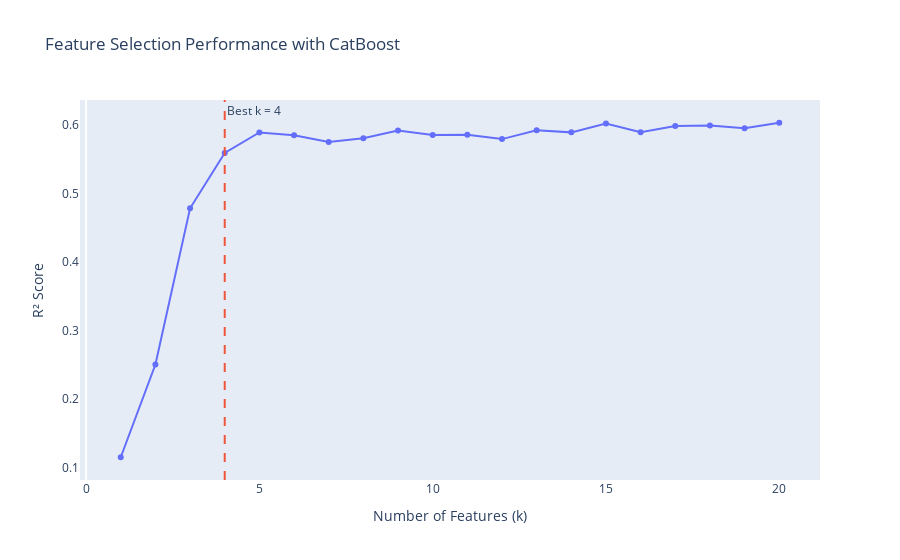

The notebook cell saved with this chart:
### Code cell
fig = px.line(
    feature_selection_df, x='k', y='cv_score', markers=True,
    title='Feature Selection Performance with CatBoost', 
    labels={
        'k': 'Number of Features (k)',
        'cv_score': 'R² Score'
    }
)

fig.update_layout(xaxis=dict(showgrid=False), 
                  yaxis=dict(showgrid=False))
fig.add_vline(
    x=4,
    line_dash="dash",
    line_color="#EF553B",
    annotation_text="Best k = 4",
    annotation_position="top right"
)
fig.show()

### Figure 1 — Plotly figure (JSON) as saved in the notebook; plotly's stock layout.template omitted (floating-point values rounded to 4 significant figures)
{"data": [{"hovertemplate": "Number of Features (k)=%{x}<br>R² Score=%{y}<extra></extra>", "legendgroup": "", "line": {"color": "#636efa", "dash": "solid"}, "marker": {"symbol": "circle"}, "mode": "lines+markers", "name": "", "orientation": "v", "showlegend": false, "type": "scatter", "x": [1, 2, 3, 4, 5, 6, 7, 8, 9, 10, 11, 12, 13, 14, 15, 16, 17, 18, 19, 20], "xaxis": "x", "y": [0.1155, 0.2505, 0.4782, 0.5589, 0.5886, 0.5847, 0.5749, 0.5802, 0.5917, 0.5849, 0.5853, 0.5791, 0.5919, 0.5889, 0.6019, 0.589, 0.5982, 0.5988, 0.5949, 0.6029], "yaxis": "y"}], "layout": {"annotations": [{"showarrow": false, "text": "Best k = 4", "x": 4, "xanchor": "left", "xref": "x", "y": 1, "yanchor": "top", "yref": "y domain"}], "legend": {"tracegroupgap": 0}, "shapes": [{"line": {"color": "#EF553B", "dash": "dash"}, "type": "line", "x0": 4, "x1": 4, "xref": "x", "y0": 0, "y1": 1, "yref": "y domain"}], "title": {"text": "Feature Selection Performance with CatBoost"}, "xaxis": {"anchor": "y", "domain": [0, 1], "showgrid": false, "title": {"text": "Number of Features (k)"}}, "yaxis": {"anchor": "x", "domain": [0, 1], "showgrid": false, "title": {"text": "R² Score"}}}}
